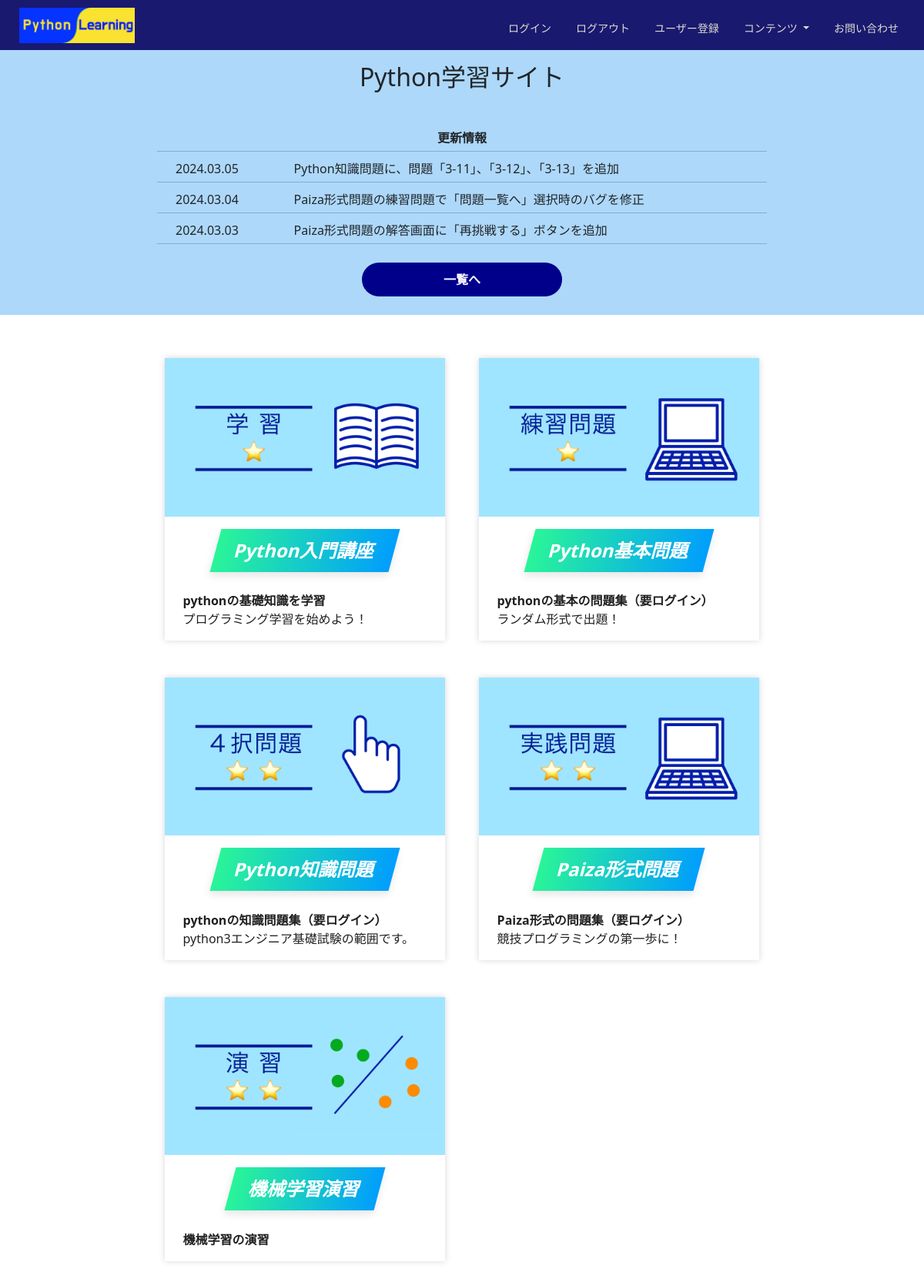
The page / on the database its author committed.
### python_learning_app/models/index.py (models this page shows, shortened)
class News(models.Model):
    date = models.DateField(verbose_name="更新日")
    comment = models.CharField(max_length=80, verbose_name="更新内容")
    detail = models.TextField(blank=True, verbose_name="詳細")

### python_learning_app/views/index.py (the view)
# urls.py: path('', index.top_page, name='index'),
def top_page(request):
    news = News.objects.all().order_by('date').reverse()
    if len(news) < 3:
        recent = news[0:len(news)]
    else:
        recent = news[0:3]
    params = {'recent': recent, "debug": DEBUG}
    return render(request, 'python_learning/index.html', params)

### templates/python_learning/index.html (shortened to what this page needs)
{% extends 'python_learning/base.html' %}
{% load static %}
{% block css %}
<link href="{% static 'css/top.css' %}" rel="stylesheet">
{% endblock css %}
{% block content %}
<div>
<div class="pt-3" style="background-color: #add8fa;">
    <h2 class="text-center mb-5">Python学習サイト</h2>
    <div class="row">
        <div class="col-2"></div>
        <div class="col-8">
            <div class="text-center" style="font-weight: bold;">更新情報</div>
            <hr class="slight_line">
            {% for news in recent %}
            <div class="ps-4" style="display: flex;">
              <div style="width: 20%;">
                {{ news.date|date:"Y.m.d" }}
              </div>
              <div style="width: 80%;">
                {{ news.comment }}
              </div>
            </div>
            <hr class="slight_line">
            {% endfor %}
            <div class="button_list m-4">
                <a href="{% url 'python_learning:news_list' %}">一覧へ</a>
            </div>
        </div>
        <div class="col-2"></div>
    </div>
</div>
<div style="height: 40px;"></div>
<div class="row">
    <div class="col-2"></div>
    <div class="col-4">
        <div class="l-wrapper_01">
            <article class="card_01">
              <div class="card__header_01">
                <p class="card__title_01"><a href="{% url 'python_learning:intro' %}" class="button_01">Python<br class="sp_1">入門<br class="sp_2">講座</a></p>
                <figure class="card__thumbnail_01">
                    <img src="{% static 'img/index/gakushu1.png' %}" alt="サムネイル" class="card__image_01">
              </figure>
              </div>
              <div class="card__body_01">
                <p class="card__text2_01">
                  <b>pythonの基礎知識を学習</b><br>
                  プログラミング学習を始めよう！
                </p>
              </div>
            </article>
          </div>
    </div>
    <div class="col-4">
        <div class="l-wrapper_01">
            <article class="card_01">
              <div class="card__header_01">
                <p class="card__title_01"><a href="{% url 'python_learning:questions_beginner' %}" class="button_01">Python<br class="sp_1">基本<br class="sp_2">問題</a></p>
                <figure class="card__thumbnail_01">
                    <img src="{% static 'img/index/renshu1.png' %}" alt="サムネイル" class="card__image_01">
              </figure>
              </div>
              <div class="card__body_01">
                <p class="card__text2_01">
                  <b>pythonの基本の問題集（要ログイン）</b><br>
                  ランダム形式で出題！
                </p>
              </div>
            </article>
          </div>
    </div>
    <div class="col-2"></div>
</div>
<div class="row">
    <div class="col-2"></div>
    <div class="col-4">
        <div class="l-wrapper_01">
            <article class="card_01">
              <div class="card__header_01">
                <p class="card__title_01"><a href="{% url 'python_learning:chapter' %}" class="button_01">Python<br class="sp_1">知識<br class="sp_2">問題</a></p>
                <figure class="card__thumbnail_01">
                    <img src="{% static 'img/index/yontaku2.png' %}" alt="サムネイル" class="card__image_01">
              </figure>
              </div>
              <div class="card__body_01">
                <p class="card__text2_01">
                  <b>pythonの知識問題集（要ログイン）</b><br>
                  python3エンジニア基礎試験の範囲です。
                </p>
              </div>
            </article>
          </div>
    </div>
    <div class="col-4">
        <div class="l-wrapper_01">
            <article class="card_01">
              <div class="card__header_01">
                <p class="card__title_01"><a href="{% url 'python_learning:p_like' %}" class="button_01">Paiza<br class="sp_1">形式<br class="sp_2">問題</a></p>
                <figure class="card__thumbnail_01">
                    <img src="{% static 'img/index/zissen2.png' %}" alt="サムネイル" class="card__image_01">
              </figure>
              </div>
              <div class="card__body_01">
                <p class="card__text2_01">
                  <b>Paiza形式の問題集（要ログイン）</b><br>
                  競技プログラミングの第一歩に！
                </p>
              </div>
            </article>
          </div>
    </div>
    <div class="col-2"></div>
</div>
<div class="row">
    <div class="col-2"></div>
    <div class="col-4">
        <div class="l-wrapper_01">
            <article class="card_01">
              <div class="card__header_01">
                <p class="card__title_01"><a href="{% url 'python_learning:machine_learning' %}" class="button_01">機械学習<br class="sp_1">演習</a></p>
                <figure class="card__thumbnail_01">
                    <img src="{% static 'img/index/enshu2.png' %}" alt="サムネイル" class="card__image_01">
              </figure>
              </div>
              <div class="card__body_01">
                <p class="card__text2_01">
                  <b>機械学習の演習</b>
                </p>
              </div>
            </article>
          </div>
    </div>
    <div class="col-4">
    </div>
    <div class="col-2"></div>
</div>
</div>
{% endblock content %}

### templates/python_learning/base.html (shortened to what this page needs)
<!doctype html>
{% load static %}
<html lang="ja">
  <head>
    <link href="{% static 'css/bootstrap.min.css' %}" rel="stylesheet">
    <link href="https://use.fontawesome.com/releases/v5.6.1/css/all.css" rel="stylesheet">
    <link href="{% static 'css/own.css' %}" rel="stylesheet">
    <link href="{% static 'css/top.css' %}" rel="stylesheet">
    {% block css %}{% endblock css %}
  </head>
  <body class="body_color">
    <header>
      <div class="header_innner">
        <nav style="margin-right: auto;">
        <a href="{% url 'python_learning:index' %}"><img class="app_logo" src="{% static 'img/app_logo.png' %}"></a>
        </nav>
        <nav class="navbar navbar-expand-md" data-bs-theme="dark">
        <div class="collapse navbar-collapse" id="navbarSupportedContent">
          <ul class="navbar-nav nav-underline me-auto mb-md-0" style="font-size: 14px;">
            <li class="nav-item">
              <a class="nav-link" href="{% url 'python_learning:login_view' %}">ログイン</a>
            </li>
            <li class="nav-item">
              <a class="nav-link" href="{% url 'python_learning:logout_view' %}">ログアウト</a>
            </li>
            <li class="nav-item">
              <a class="nav-link" href="{% url 'python_learning:signup_view' %}">ユーザー登録</a>
            </li>
            <li class="nav-item dropdown">
              <a class="nav-link dropdown-toggle" role="button" data-bs-toggle="dropdown" aria-expanded="false">
                コンテンツ
              </a>
            </li>
            <li class="nav-item">
              <a class="nav-link" href="{% url 'python_learning:contact' %}">お問い合わせ</a>
            </li>
          </ul>
        </div>
        </nav>
      </div>
    </header>
    {% block content %}{% endblock content %}
  </body>
</html>

### static/css/own.css (style rules this page uses)
.body_color { background-color: white; }
.slight_line { margin-top: 5px; margin-bottom: 10px; }

### static/css/top.css (style rules this page uses)
header { background-color: midnightblue; }
.header_innner { padding: 10px 25px 0px 25px; display: flex; }
.app_logo { width: 150px; height: auto; }
.button_list a { background: darkblue; border-radius: 50px; position: relative; display: flex; text-decoration: none; justify-content: space-around; align-items: center; margin: 0 auto; max-width: 260px; padding: 10px 25px; color: #FFF; transition: 0.3s ease-in-out; font-weight: 600; }
.l-wrapper_01 { margin: 1rem auto; width: 95%; }
.card_01 { background-color: #fff; box-shadow: 0 0 8px rgba(0, 0, 0, .16); color: #212121; text-decoration: none; }
.card__header_01 { display: flex; flex-wrap: wrap; }
.card__title_01 { padding: 1rem 1.5rem; font-size: 1.5rem; order: 1; margin-left: auto; margin-right: auto; margin-bottom: 0.6rem; text-align: right; font-weight: bold; text-decoration: none; }
.card__thumbnail_01 { margin: 0; order: 0; }
.card__image_01 { width: 100%; }
.card__body_01 { padding: 0 1.5rem; }
.card__text2_01 { font-size: 1rem; margin-top: 0; margin-bottom: 2rem; padding-bottom: 1rem; }
.button_01 { text-decoration: none; position: relative; display: flex; justify-content: space-around; align-items: center; margin: 0 auto; max-width: 360px; padding: 10px 25px; color: #313131; transition: 0.3s ease-in-out; font-weight: 600; transform: skew(-15deg); color: #fff; background-image: -webkit-gradient(linear, left top, right top, from(#2af598), to(#009efd)); background-image: -webkit-linear-gradient(left, #2af598 0%, #009efd 100%); background-image: linear-gradient(90deg, #2af598 0%, #009efd 100%); -webkit-box-shadow: 0 5px 10px rgba(0, 0, 0, .1); box-shadow: 0 5px 10px rgba(0, 0, 0, .1); }

### rows shown on the page
News: date "2024.03.05", comment "Python知識問題に、問題「3-11」、「3-12」、「3-13」を追加"
News: date "2024.03.04", comment "Paiza形式問題の練習問題で「問題一覧へ」選択時のバグを修正"
News: date "2024.03.03", comment "Paiza形式問題の解答画面に「再挑戦する」ボタンを追加"
